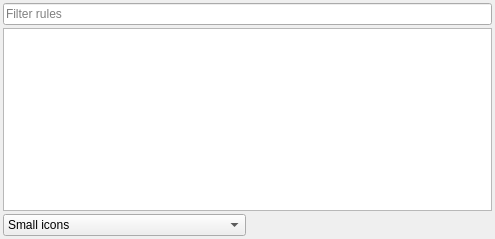
<?xml version="1.0" encoding="UTF-8"?>
<ui version="4.0">
 <class>RulesWidget</class>
 <widget class="QWidget" name="RulesWidget">
  <property name="geometry">
   <rect>
    <x>0</x>
    <y>0</y>
    <width>495</width>
    <height>239</height>
   </rect>
  </property>
  <property name="contextMenuPolicy">
   <enum>Qt::CustomContextMenu</enum>
  </property>
  <property name="windowTitle">
   <string>Form</string>
  </property>
  <layout class="QGridLayout" name="gridLayout_2">
   <property name="leftMargin">
    <number>3</number>
   </property>
   <property name="topMargin">
    <number>3</number>
   </property>
   <property name="rightMargin">
    <number>3</number>
   </property>
   <property name="bottomMargin">
    <number>3</number>
   </property>
   <property name="spacing">
    <number>3</number>
   </property>
   <item row="1" column="0" colspan="2">
    <widget class="QStackedWidget" name="stackedWidget">
     <property name="currentIndex">
      <number>0</number>
     </property>
     <widget class="QWidget" name="page">
      <layout class="QVBoxLayout" name="verticalLayout_2">
       <property name="spacing">
        <number>0</number>
       </property>
       <property name="leftMargin">
        <number>0</number>
       </property>
       <property name="topMargin">
        <number>0</number>
       </property>
       <property name="rightMargin">
        <number>0</number>
       </property>
       <property name="bottomMargin">
        <number>0</number>
       </property>
       <item>
        <widget class="QTreeView" name="ruleTreeView">
         <property name="contextMenuPolicy">
          <enum>Qt::CustomContextMenu</enum>
         </property>
         <property name="editTriggers">
          <set>QAbstractItemView::NoEditTriggers</set>
         </property>
         <property name="dragEnabled">
          <bool>true</bool>
         </property>
         <property name="sortingEnabled">
          <bool>true</bool>
         </property>
         <attribute name="headerVisible">
          <bool>false</bool>
         </attribute>
        </widget>
       </item>
      </layout>
     </widget>
     <widget class="QWidget" name="page_2">
      <layout class="QGridLayout" name="gridLayout">
       <property name="leftMargin">
        <number>0</number>
       </property>
       <property name="topMargin">
        <number>0</number>
       </property>
       <property name="rightMargin">
        <number>0</number>
       </property>
       <property name="bottomMargin">
        <number>0</number>
       </property>
       <property name="spacing">
        <number>0</number>
       </property>
       <item row="0" column="0" colspan="2">
        <widget class="QListView" name="listView">
         <property name="contextMenuPolicy">
          <enum>Qt::CustomContextMenu</enum>
         </property>
         <property name="editTriggers">
          <set>QAbstractItemView::NoEditTriggers</set>
         </property>
         <property name="dragEnabled">
          <bool>true</bool>
         </property>
         <property name="dragDropOverwriteMode">
          <bool>false</bool>
         </property>
         <property name="dragDropMode">
          <enum>QAbstractItemView::DragDrop</enum>
         </property>
         <property name="defaultDropAction">
          <enum>Qt::MoveAction</enum>
         </property>
         <property name="selectionBehavior">
          <enum>QAbstractItemView::SelectRows</enum>
         </property>
         <property name="movement">
          <enum>QListView::Snap</enum>
         </property>
         <property name="flow">
          <enum>QListView::LeftToRight</enum>
         </property>
         <property name="resizeMode">
          <enum>QListView::Adjust</enum>
         </property>
         <property name="layoutMode">
          <enum>QListView::SinglePass</enum>
         </property>
         <property name="spacing">
          <number>6</number>
         </property>
         <property name="viewMode">
          <enum>QListView::IconMode</enum>
         </property>
         <property name="uniformItemSizes">
          <bool>true</bool>
         </property>
        </widget>
       </item>
      </layout>
     </widget>
    </widget>
   </item>
   <item row="0" column="0" colspan="2">
    <widget class="QLineEdit" name="lineEdit">
     <property name="placeholderText">
      <string>Filter rules</string>
     </property>
    </widget>
   </item>
   <item row="2" column="0">
    <widget class="QComboBox" name="comboBox">
     <property name="currentIndex">
      <number>1</number>
     </property>
     <property name="sizeAdjustPolicy">
      <enum>QComboBox::AdjustToContents</enum>
     </property>
     <item>
      <property name="text">
       <string>List</string>
      </property>
     </item>
     <item>
      <property name="text">
       <string>Small icons</string>
      </property>
     </item>
     <item>
      <property name="text">
       <string>Medium icons</string>
      </property>
     </item>
     <item>
      <property name="text">
       <string>Large  icons</string>
      </property>
     </item>
    </widget>
   </item>
  </layout>
 </widget>
 <resources/>
 <connections/>
</ui>
